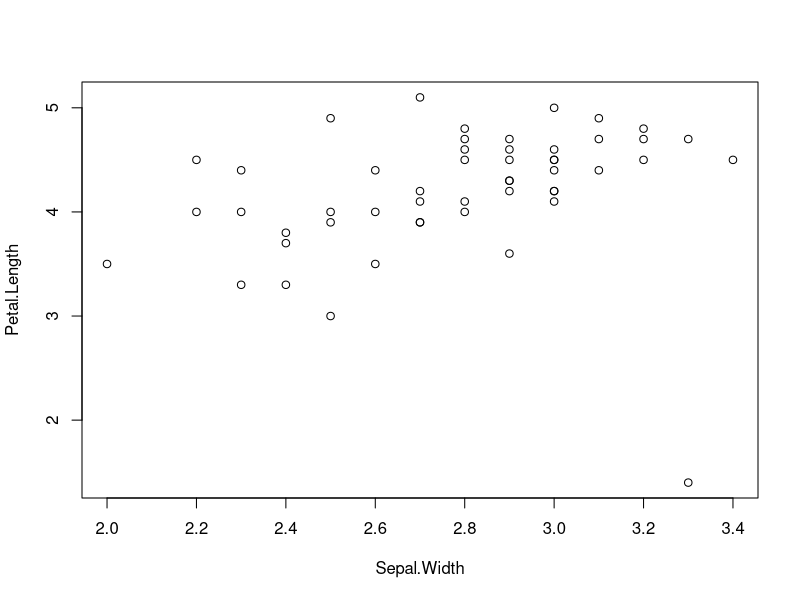

The R source for this figure:
## ---- chunk 1
ana <- 8L
paulo <- 12L

if(ana > paulo)
{
  print('A menina é mais velha')
}else
{
  print('O menino é mais velho')
}

## ---- chunk 2
summary(BOD)
dim(BOD)
class(BOD)
## ---- chunk 3
numeros = c(1,2,3,4,5,6,7,8,9,10)
for (i in numeros) {
  if (numeros[i]%%2==0)
    print(numeros[i]) 
}
## ---- chunk 4
women[6:15,]
tail(women, n = 5)
## ---- chunk 5
vetor1 <- iris$Sepal.Width
vetor2 <- iris$Petal.Length

vetor1[50:100]
vetor2[50:100]

novairis = iris[50:100,c(2,3)]
plot(novairis)

## ---- chunk 6
a <- c(1,2,3,4,5)
b <- c(5,4,3,2,1)

print(a+b)
## ---- chunk 7
class(CO2)
dim(CO2)[1]
dim(CO2)[2]
rownames(CO2)
colnames(CO2)
